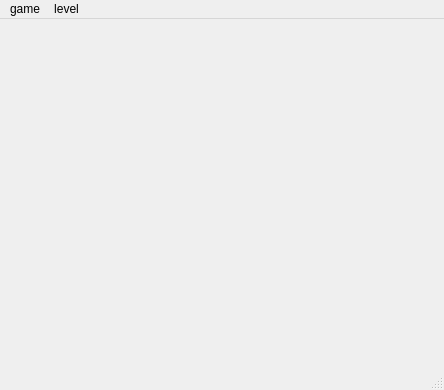
<?xml version="1.0" encoding="UTF-8"?>
<ui version="4.0">
 <class>MainWindow</class>
 <widget class="QMainWindow" name="MainWindow">
  <property name="geometry">
   <rect>
    <x>0</x>
    <y>0</y>
    <width>444</width>
    <height>390</height>
   </rect>
  </property>
  <property name="windowTitle">
   <string>MainWindow</string>
  </property>
  <widget class="QWidget" name="centralWidget"/>
  <widget class="QMenuBar" name="menuBar">
   <property name="geometry">
    <rect>
     <x>0</x>
     <y>0</y>
     <width>444</width>
     <height>22</height>
    </rect>
   </property>
   <widget class="QMenu" name="menugame">
    <property name="title">
     <string>game</string>
    </property>
    <addaction name="actionStart"/>
    <addaction name="actionRestart"/>
    <addaction name="actionEXit"/>
   </widget>
   <widget class="QMenu" name="menulevel">
    <property name="title">
     <string>level</string>
    </property>
    <addaction name="actionlevel2"/>
   </widget>
   <addaction name="menugame"/>
   <addaction name="menulevel"/>
  </widget>
  <widget class="QStatusBar" name="statusBar"/>
  <action name="actionStart">
   <property name="text">
    <string>Start</string>
   </property>
  </action>
  <action name="actionRestart">
   <property name="text">
    <string>Restart</string>
   </property>
  </action>
  <action name="actionlevel1">
   <property name="text">
    <string>level1</string>
   </property>
  </action>
  <action name="actionlevel2">
   <property name="text">
    <string>level2</string>
   </property>
  </action>
  <action name="actionEXit">
   <property name="text">
    <string>EXit</string>
   </property>
  </action>
 </widget>
 <layoutdefault spacing="6" margin="11"/>
 <resources/>
 <connections/>
</ui>
